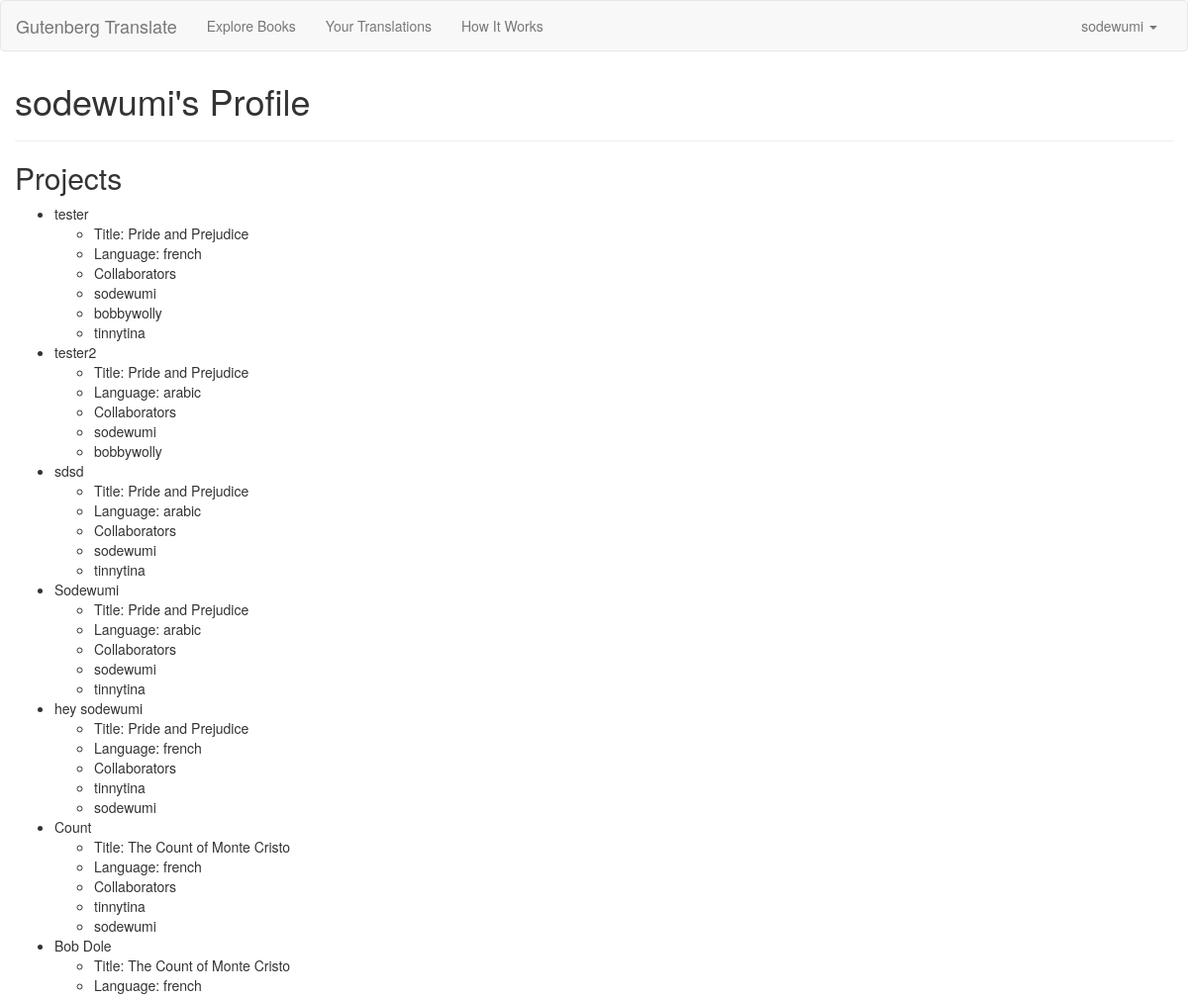
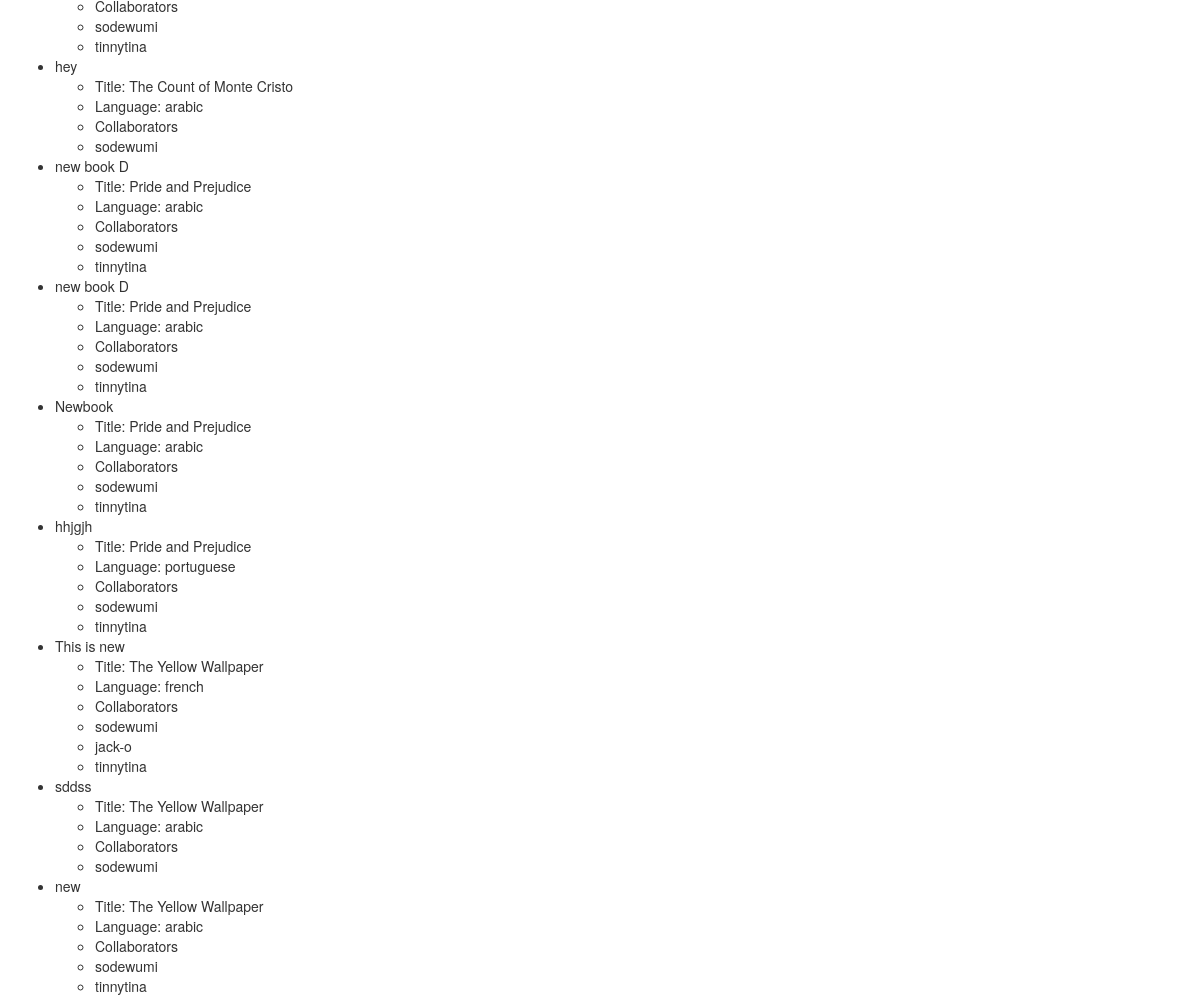
Screenshot of /profile/1 (signed in) with the database file from the repository (2 pictures, top to bottom).
### model.py (models this page shows, shortened)
class Group(db.Model):
    __tablename__ = "groups"
    group_id = db.Column(db.Integer, primary_key=True, autoincrement=True)
    group_name = db.Column(db.String(30), nullable=False)

class Book(db.Model):
    __tablename__ = "books"
    book_id = db.Column(db.Integer, primary_key=True, autoincrement=True)
    name = db.Column(db.String(50), nullable=False)
    author = db.Column(db.String(45))
    reviews = db.Column(db.String())
    rating = db.Column(db.Integer)
    cover = db.Column(db.String())
    genre_name = db.Column(db.String(10))
    gutenberg_extraction_num = db.Column(db.String(10))
    isbn = db.Column(db.String(10))
    chapters = db.relationship("Chapter", backref="book")
    groups = db.relationship("Group", backref=db.backref("books"),
        secondary="bookgroups")

class BookGroup(db.Model):
    __tablename__ = "bookgroups"
    bookgroup_id = db.Column(db.Integer, primary_key=True, autoincrement=True)
    language = db.Column(db.String(15))
    group_id = db.Column(db.Integer, db.ForeignKey("groups.group_id"))
    book_id = db.Column(db.Integer, db.ForeignKey("books.book_id"))
    translations = db.relationship("Translation", backref="bookgroups")
    group = db.relationship("Group", backref=db.backref("bookgroups"))

class User(db.Model):
    __tablename__ = "users"
    user_id = db.Column(db.Integer, primary_key=True, autoincrement=True)
    email = db.Column(db.String(50), nullable=False, unique=True)
    password = db.Column(db.String(15), nullable=False)
    username = db.Column(db.String(15), nullable=False, unique=True)
    groups = db.relationship("Group", backref=db.backref("users"),
            secondary="usergroups")

### server.py (the view)
@app.route("/profile/<int:user_id>")
def display_profile(user_id):
    user_obj = User.query.get(user_id)
    user_groups_list = user_obj.groups
    return render_template("profile.html", user_groups_list=user_groups_list)

### templates/profile.html
{% extends 'base.html' %}
{% block body %}
<h1>{{ session["login"][0] }}'s Profile</h1>
<hr>
<h2>Projects</h2>
    <ul>
        {% for group in user_groups_list %}
        <li>{{ group.group_name }}
            <ul>
                {% for book in group.books %}
                <li>Title: {{ book.name }}</li>
                {% endfor %}
            </ul>
            <ul>
                {% for bookgroup in group.bookgroups %}
                <li>Language: {{ bookgroup.language }}</li>
                {% endfor %}
            </ul>
            <ul>
                <li>Collaborators</li>
                {% for user in group.users %}
                <li>{{ user.username }}</li>
                {% endfor %}
            </ul>
        </li>
        {% endfor %}
    </ul>
{% endblock %}

### templates/base.html (shortened to what this page needs)
<!DOCTYPE html>
<html class="full">
<head>
    <link rel="stylesheet" type="text/css" href="/static/bootstrap/css/bootstrap.css">
    <link rel="stylesheet" type="text/css" href="/static/css/style.css">
    <link rel="stylesheet" href="static/font-awesome/css/font-awesome.min.css">
</head>
<body>
    <nav class="navbar navbar-default">
      <div class="container-fluid">
        <div class="navbar-header">
          <a class="navbar-brand" href="/">Gutenberg Translate</a>
        </div>
        <div class="collapse navbar-collapse" id="bs-example-navbar-collapse-1">
          <ul class="nav navbar-nav">
            <li><a href="/explore">Explore Books</a></li>
            {% if session.get('login') %}
            <li><a href="/profile/{{ session['login'][1] }}">Your Translations</a></li>
            {%endif%}
            <li><a href="#">How It Works</a></li>
          </ul>
          <ul class="nav navbar-nav navbar-right">
            {% if session.get('login') %}
            <li class="dropdown">
                <a href="#" class="dropdown-toggle" data-toggle="dropdown" role="button" aria-expanded="false"> {{ session['login'][0] }} <span class="caret"></span></a>
            </li>
            {% else %}
            <li><a href="/">Login</a></li>
            {% endif %}
          </ul>
        </div>
      </div>
    </nav>
    <div id="block" class="container-fluid">
        {% block body %}
        {% endblock %}
    </div>
</body>
</html>

### static/css/style.css (style rules this page uses)
.navbar { margin-bottom: 0px; }

### rows the page displays
Group: group_name "tester"
Book: name "Pride and Prejudice"
BookGroup: language "french"
User: username "sodewumi"
User: username "bobbywolly"
User: username "tinnytina"
Group: group_name "tester2"
BookGroup: language "arabic"
Group: group_name "sdsd"
BookGroup: language "arabic"
Group: group_name "Sodewumi"
BookGroup: language "arabic"
Group: group_name "hey sodewumi"
BookGroup: language "french"
Group: group_name "Count"
Book: name "The Count of Monte Cristo"
BookGroup: language "french"
Group: group_name "Bob Dole"
BookGroup: language "french"
Group: group_name "hey"
BookGroup: language "arabic"
Group: group_name "new book D"
BookGroup: language "arabic"
Group: group_name "new book D"
BookGroup: language "arabic"
Group: group_name "Newbook"
BookGroup: language "arabic"
Group: group_name "hhjgjh"
BookGroup: language "portuguese"
Group: group_name "This is new"
Book: name "The Yellow Wallpaper"
BookGroup: language "french"
User: username "jack-o"
Group: group_name "sddss"
BookGroup: language "arabic"
Group: group_name "new"
BookGroup: language "arabic"

### other values shown
{{ session['login'][0] }} "sodewumi"
{{ session["login"][0] }} "sodewumi"
